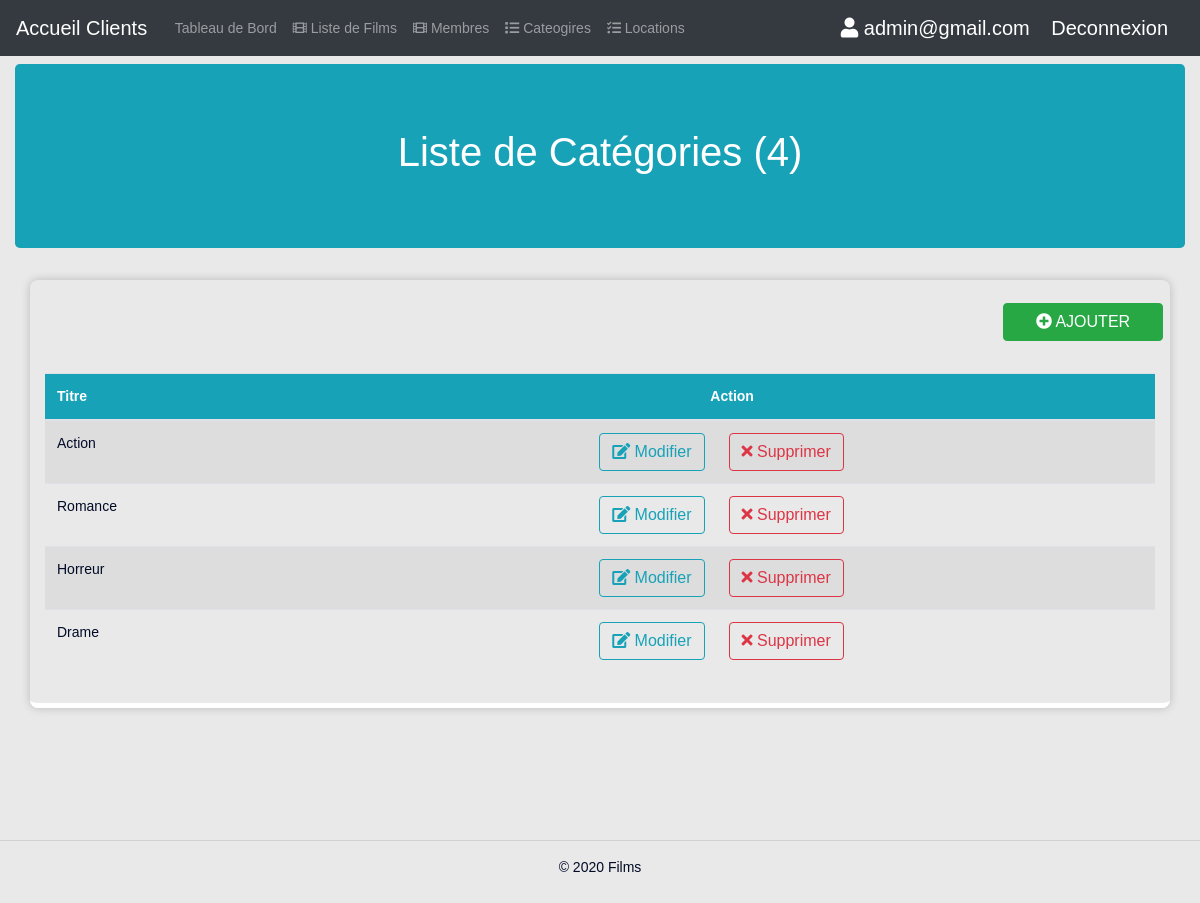
/viewsfilms/admin/allCategories.php (signed in), run on an earlier commit of the app's database.
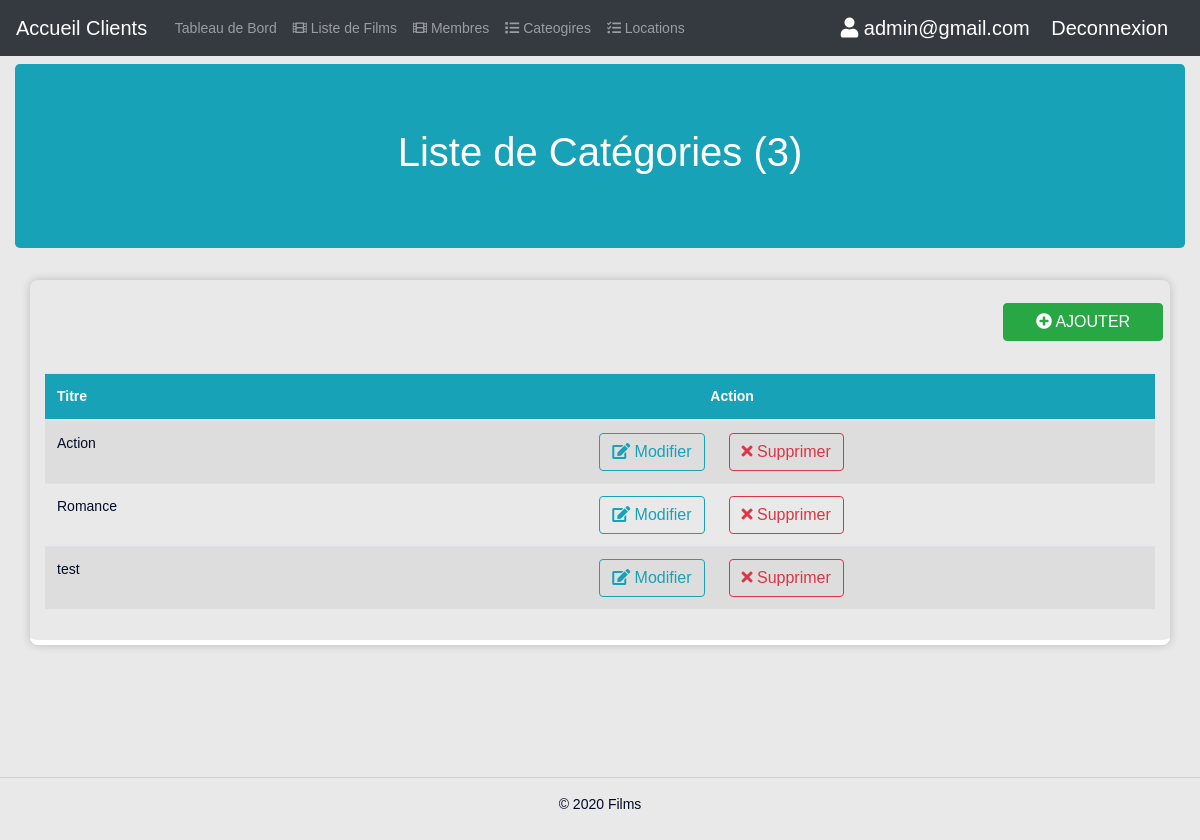
And on a later commit of the database.
### tables this page shows
CREATE TABLE `categories` (
  `id` int(11) unsigned NOT NULL AUTO_INCREMENT,
  `titre` varchar(255) DEFAULT NULL,
  `slug` varchar(255) DEFAULT NULL,
  `created_at` timestamp NULL DEFAULT CURRENT_TIMESTAMP,
  `updated_at` timestamp NULL DEFAULT CURRENT_TIMESTAMP,
  PRIMARY KEY (`id`)
);

### viewsfilms/admin/allCategories.php (the view, shortened to what this page needs)
<?php
  include("../includes/db.php");
?>
<!DOCTYPE html>
<html lang="en">
<head>
  <?php include_once("../includes/header.php"); ?>
  <link rel="stylesheet" href="../../css/table.css">
</head>
<body>
  <main role="main">
    <?php include_once("../includes/adminMenu.php"); ?>
    <div class="col pt-2">
      <div class="row justify-content-center ">
        <div class="col-12">
          <div class="jumbotron bg-info">
            <div class="row">
              <div class="col main pt-0">
                <h1 class=" d-none d-sm-block text-center text-white">
                  Liste de Catégories (<?php  echo count($categories); ?>)
                </h1>
              </div>
            </div>
          </div>
          <div class="container box">
            <div class="row mb-4">
              <div class="col-md-2 ml-auto">
                <a href="newCategory.php" class="btn btn-md btn-block btn-success text-uppercase m-2">
                  <i class="fa fa-plus-circle" aria-hidden="true"></i> Ajouter</a>
              </div>
            </div>
            <div class="row">
              <div class="col-12">
                <div class="table-responsive table-hover">
                  <table class="table table-striped">
                    <thead class="bg-info text-white">
                      <tr>
                        <th scope="col3">Titre</th>
                        <th colspan="2" scope="col3" class="text-center">Action</th>
                      </tr>
                    </thead>
                    <tbody>
                      <?php foreach($categories as $category) {?>
                      <tr>
                        <td><?php  echo $category['titre']; ?></td>
                        <td class="text-right">
                          <form method="post">
                            <a href="newCategory.php?edit=<?php echo $category["id"]; ?>" class="btn btn-outline-info">
                              <i class="fa fa-edit" aria-hidden="true"></i>
                              Modifier
                            </a>
                          </form>
                        </td>
                        <td>
                          <form method="post">
                            <button type="submit" name="deleteCategory" class="btn btn-outline-danger">
                              <i class="fa fa-times" aria-hidden="true"></i>
                              Supprimer
                            </button>
                          </form>
                        </td>
                      </tr>
                      <?php } ?>
                    </tbody>
                  </table>
                </div>
              </div>
            </div>
          </div>
        </div>
      </div>
    </div>
  </main>
  <?php include_once("../includes/footer.php");?>
</body>
</html>

What changed in the data, as far as the page shows it:
removed categories: titre "Horreur"
removed categories: titre "Drame"
added categories: titre "test"
Also different on the page:
count($categories): "4" → "3"
